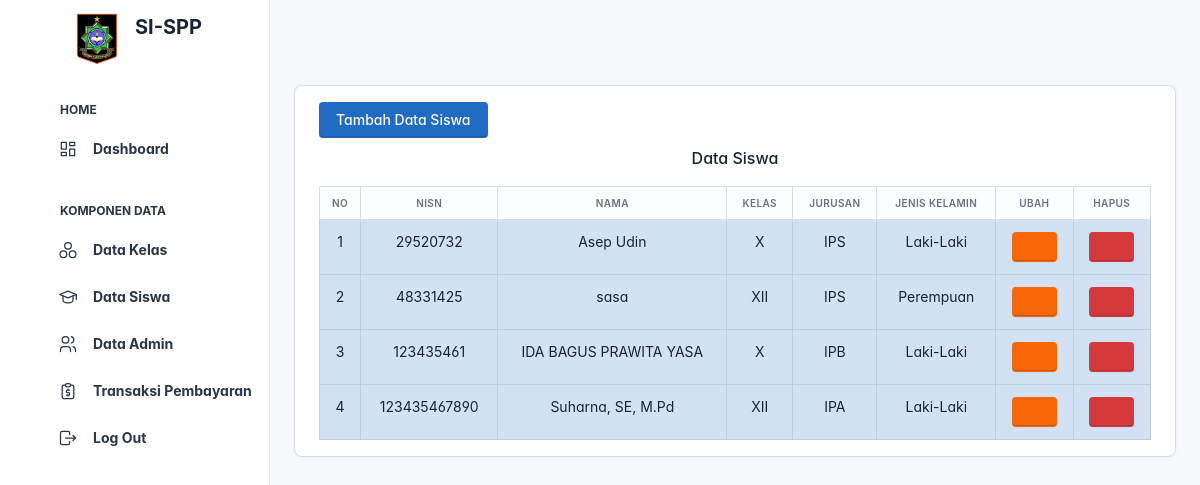
The app's page /?buka=data_siswa (signed in) with its own data.
### tables this page shows
CREATE TABLE `profile_siswa` (
  `nisn` bigint(10) NOT NULL,
  `nama_siswa` varchar(25) NOT NULL,
  `jk` enum('Laki-Laki','Perempuan') NOT NULL,
  `kelas` enum('X','XI','XII') NOT NULL,
  `hp` int(12) NOT NULL,
  `id_kelas` int(11) NOT NULL
);

CREATE TABLE `data_kelas` (
  `id_kelas` int(11) NOT NULL,
  `nama_kelas` varchar(50) NOT NULL,
  `jurusan` varchar(11) NOT NULL
);

### backend/app/function/crud/read.php (called while the page is built, shortened)
<?php
class Read
{
    public function TableSiswa()
    {
        include dirname(dirname(dirname(__DIR__))) . '/inc/connection.php';
        if (isset($_GET['nisn'])) {
            $nisn = $koneksi->real_escape_string($_GET['nisn']);
            $sql = "SELECT profile_siswa.*, data_kelas.*
            FROM profile_siswa
            INNER JOIN data_kelas ON profile_siswa.id_kelas = data_kelas.id_kelas
            WHERE profile_siswa.nisn = '$nisn'";
        } else {
            $sql = "SELECT profile_siswa.*, data_kelas.*
            FROM profile_siswa
            INNER JOIN data_kelas ON profile_siswa.id_kelas = data_kelas.id_kelas";
        }
        $result = $koneksi->query($sql);
        $data = array();
        if ($result->num_rows > 0) {
            while ($row = $result->fetch_assoc()) {
                $data[] = $row;
            }
        }
        return $data;
    }
}

### pages/SISWA/data_siswa.php (the view)
<?php
require_once './backend/app/function/crud/read.php';
$read = new Read();
$get_data = $read->TableSiswa();
?>
<div class="card-body">
  <a href="?buka=tmbh-siswa" class="btn btn-primary rounded-2">Tambah Data Siswa</a>
  <h3 class="card-title mt-2 text-center">Data Siswa</h3>
  <div class="table-responsive">
    <table id="example" class="table table-center table-bordered" style="width:100%">
      <thead>
        <tr>
          <th class="w-1">No</th>
          <th>Nisn</th>
          <th>Nama</th>
          <th>Kelas</th>
          <th>Jurusan</th>
          <th>Jenis Kelamin</th>
          <th>Ubah</th>
          <th>Hapus</th>
        </tr>
      </thead>
      <tbody>
        <?php foreach ($get_data as $index => $data) : ?>
          <tr class="table-primary">
            <td><?= $index + 1; ?></td>
            <td><?= $data['nisn']; ?></td>
            <td><?= $data['nama_siswa']; ?></td>
            <td><?= $data['kelas']; ?></td>
            <td><?= $data['jurusan']; ?></td>
            <td><?= $data['jk']; ?></td>
            <td>
              <a href="?buka=ubh-siswa&nisn=<?= $data['nisn'] ?>" class="btn btn-warning"><i class="ti ti-edit"></i></a>
            </td>
            <td>
              <a href="./backend/router/view.php?URL=Delet Data Siswa&nisn=<?= $data['nisn'] ?>" class="btn btn-danger" onclick="return confirm('Apakah Anda Yakin Akan Menghapus Data')"><i class="ti ti-trash"></i></a>
            </td>
          </tr>
        <?php endforeach; ?>
      </tbody>
    </table>
  </div>
</div>

### includes/header.php (shortened to what this page needs)
<!DOCTYPE html>
<html lang="en">
<head>
    <link rel="stylesheet" href="assets/css/styles.min.css" />
    <link rel="stylesheet" href="https://cdn.jsdelivr.net/npm/@tabler/icons-webfont@latest/tabler-icons.min.css" />
    <link href="https://cdn.datatables.net/v/dt/dt-2.0.0/datatables.min.css" rel="stylesheet">
    <link href="assets/css/tabler.min.css?1684106062" rel="stylesheet" />
    <link href="assets/css/tabler-flags.min.css?1684106062" rel="stylesheet" />
    <link href="assets/css/tabler-payments.min.css?1684106062" rel="stylesheet" />
    <link href="assets/css/tabler-vendors.min.css?1684106062" rel="stylesheet" />
    <link href="assets/css/demo.min.css?1684106062" rel="stylesheet" />
</head>
<body>
    <div class="page-wrapper" id="main-wrapper" data-layout="vertical" data-navbarbg="skin6" data-sidebartype="full " data-sidebar-position="fixed" data-header-position="fixed">
        <aside class="left-sidebar">
            <div>
                <div class="brand-logo d-flex align-items-center justify-content-center">
                    <img src="assets/OIP-removebg-preview.png" width="60" alt="" />
                    <h2 class="ms-2 fw-bolder fs-7">SI-SPP</h2>
                </div>
                <nav class="sidebar-nav scroll-sidebar" data-simplebar="">
                    <ul id="sidebar">
                        <li class="nav-small-cap ">
                            <span class="hide-menu">Home</span>
                        </li>
                        <li class="sidebar-item">
                            <a class="sidebar-link" href="?buka=dashboard" aria-expanded="false">
                                <span class="hide-menu fw-bolder fs-">Dashboard</span>
                            </a>
                        </li>
                        <li class="nav-small-cap">
                            <span class="hide-menu">Komponen Data</span>
                        </li>
                        <li class="sidebar-item">
                            <a class="sidebar-link" href="?buka=data_kelas" aria-expanded="false">
                                <span>
                                </span>
                                <span class="hide-menu fw-bolder fs-">Data Kelas</span>
                            </a>
                        </li>
                        <li class="sidebar-item">
                            <a class="sidebar-link" href="?buka=data_siswa" aria-expanded="false">
                                <span>
                                </span>
                                <span class="hide-menu fw-bolder fs-">Data Siswa</span>
                            </a>
                        </li>
                        <li class="sidebar-item">
                            <a class="sidebar-link" href="?buka=data_admin" aria-expanded="false">
                                <span>
                                </span>
                                <span class="hide-menu fw-bolder fs-">Data Admin</span>
                            </a>
                        </li>
                        <li class="sidebar-item">
                            <a class="sidebar-link" href="?buka=transaksi_pembayaran" aria-expanded="false">
                                <span>
                                </span>
                                <span class="hide-menu fw-bolder fs-">Transaksi Pembayaran</span>
                            </a>
                        </li>
                        <li class="sidebar-item">
                            <a class="sidebar-link" href="./backend/router/view.php?URL=Log Out" aria-expanded="false" onclick="return confirm('Apakah anda yakin akan keluar?')">
                                <span class="hide-menu fw-bolder fs-">Log Out</span>
                            </a>
                        </li>
                    </ul>
                </nav>
            </div>
        </aside>
        <div class="body-wrapper">

### index.php (shortened to what this page needs)
<?php
include "./includes/header.php";
?>
<div class="container-xxl">
  <div class="row">
    <div class="col-lg-12">
      <?php
      $buka = $_GET['buka'] ?? 'dashboard';
      if ($buka !== 'dashboard') {
        echo '
      <div class="card rounded-3">
        <main class="content">';
      }
      switch ($buka) {
        case 'data_siswa':
        case 'tmbh-siswa':
        case 'ubh-siswa':
          include("./pages/SISWA/{$buka}.php");
          break;
      }
      if ($buka !== 'dashboard') {
        echo '</main>
      </div>';
      }
      ?>
    </div>
  </div>
  <?php
  include "./includes/footer.php";
  ?>

### includes/footer.php (shortened to what this page needs)
</div>
</div>
</body>
</html>

### includes/header.php (style rules this page uses)
:root { --tblr-font-sans-serif: 'Inter Var', -apple-system, BlinkMacSystemFont, San Francisco, Segoe UI, Roboto, Helvetica Neue, sans-serif; }
body { font-feature-settings: "cv03", "cv04", "cv11"; }

### records on screen
profile_siswa: nisn "29520732", nama_siswa "Asep Udin", kelas "X", id_kelas.jurusan "IPS", jk "Laki-Laki"
profile_siswa: nisn "48331425", nama_siswa "sasa", kelas "XII", id_kelas.jurusan "IPS", jk "Perempuan"
profile_siswa: nisn "123435461", nama_siswa "IDA BAGUS PRAWITA YASA", kelas "X", id_kelas.jurusan "IPB", jk "Laki-Laki"
profile_siswa: nisn "123435467890", nama_siswa "Suharna, SE, M.Pd", kelas "XII", id_kelas.jurusan "IPA", jk "Laki-Laki"
